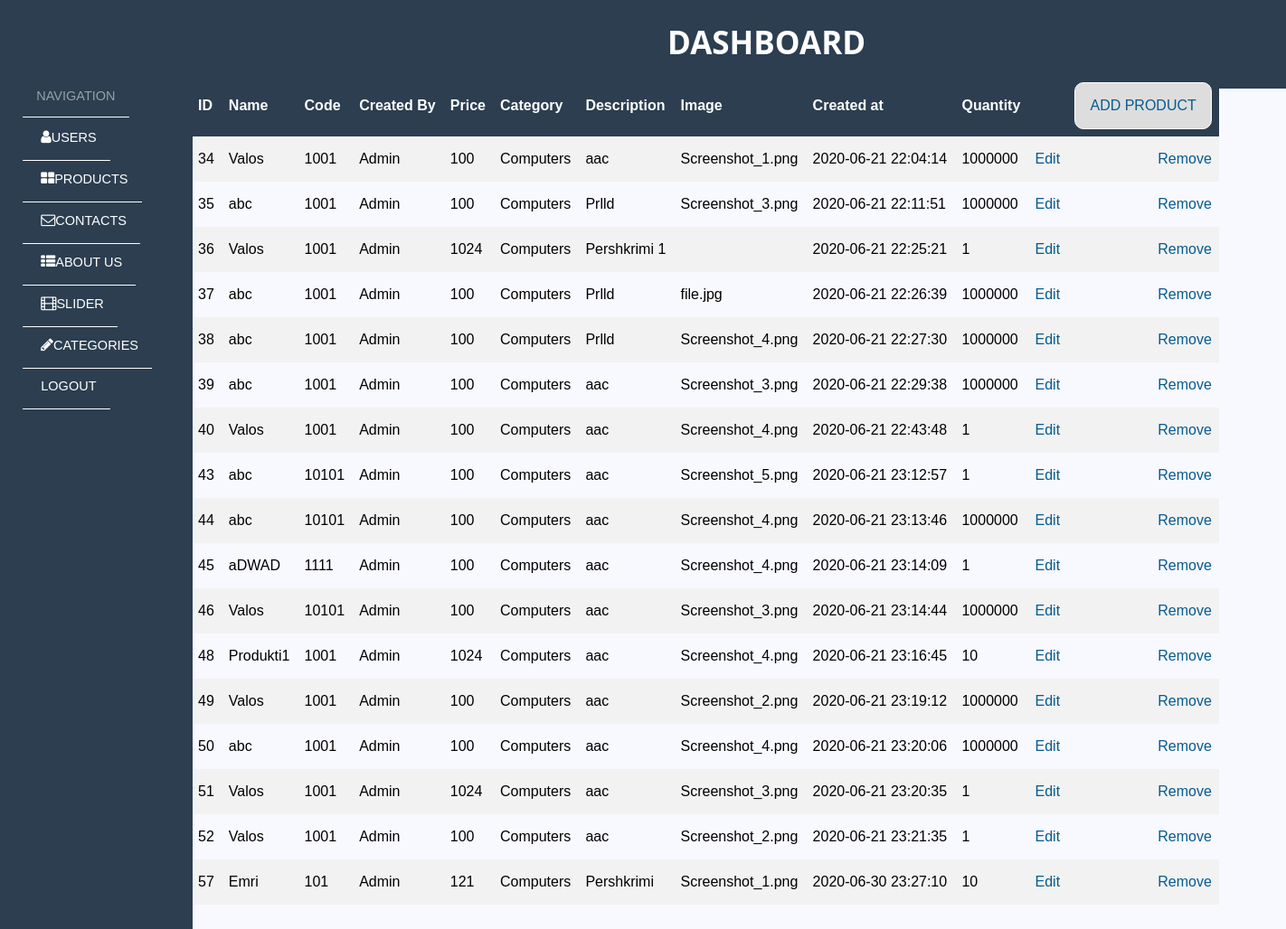
/backend/products.php (signed in), run on an earlier commit of the app's database.
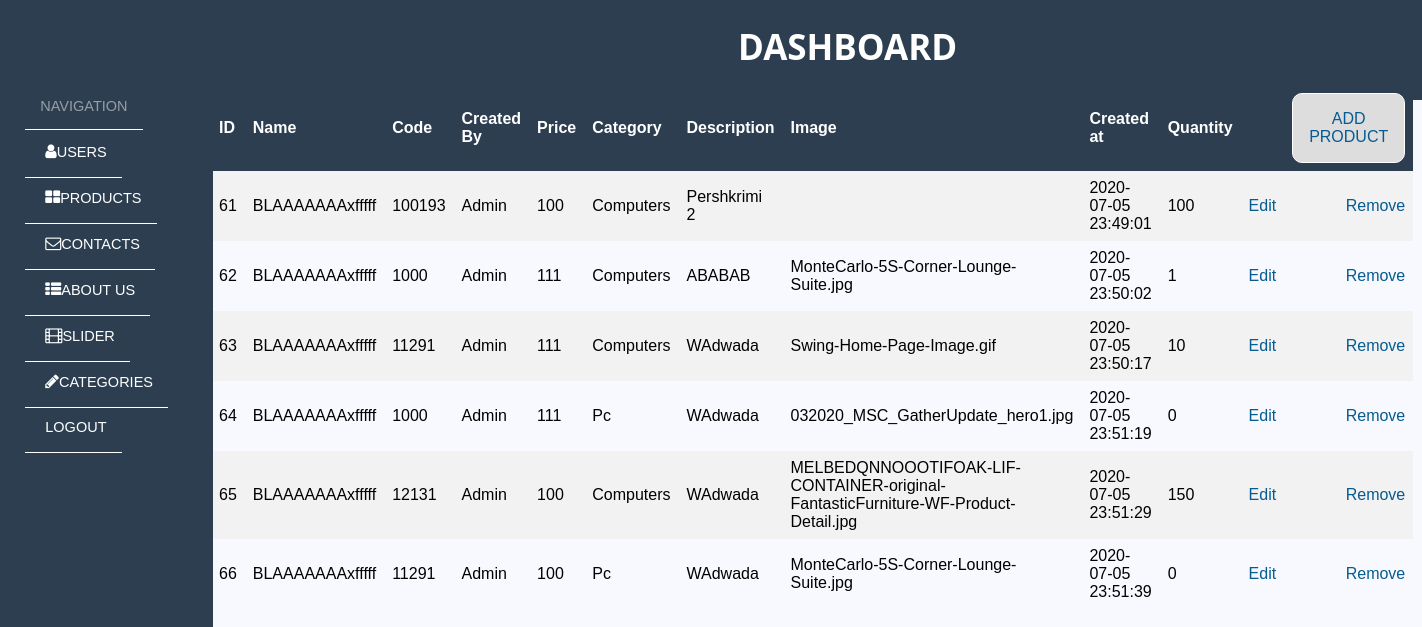
And on a later commit of the database.
### tables this page shows
CREATE TABLE `products` (
  `id` int(11) NOT NULL,
  `category_id` int(11) DEFAULT NULL,
  `name` varchar(255) DEFAULT NULL,
  `price` double DEFAULT NULL,
  `code` int(11) DEFAULT NULL,
  `description` varchar(255) DEFAULT NULL,
  `quantity` int(11) DEFAULT NULL,
  `created_by` int(11) DEFAULT NULL,
  `image` varchar(255) DEFAULT NULL,
  `created_at` datetime DEFAULT current_timestamp()
);

CREATE TABLE `users` (
  `id` int(11) NOT NULL,
  `name` varchar(255) NOT NULL,
  `email` varchar(255) NOT NULL,
  `password` varchar(255) NOT NULL,
  `city` varchar(255) DEFAULT NULL,
  `gender` varchar(10) DEFAULT NULL,
  `is_superadmin` tinyint(4) NOT NULL DEFAULT 0,
  `created_at` date DEFAULT current_timestamp()
);

CREATE TABLE `categories` (
  `id` int(11) NOT NULL,
  `name` varchar(255) NOT NULL
);

### backend/controllers/ProductController.php (called while the page is built, shortened)
<?php
class ProductController
{
    protected $database;
    public function __construct()
    {
        $this->database = new Database;
    }
    public function all()
    {
        $query = $this->database->pdo->query('SELECT p.id as id, p.name as name, p.code as code, u.name as username,p.price as price, c.name as category, p.description as description, p.created_at as created_at, p.quantity as quantity,
        p.image as image FROM products p JOIN categories c on p.category_id= c.id JOIN users u on p.created_by = u.id');
        return $query->fetchAll();
    }
}
?>

### backend/core/Database.php (called while the page is built, shortened)
<?php
class Database
{
    public function __construct()
    {
        $host = "localhost";
        $user = "root";
        $password = "";
        $db_name = "flex-furniture-1";
        try {
            $link = new PDO("mysql:host=$host;dbname=$db_name", $user, $password);
            $this->pdo = $link;
        } catch (PDOException $e) {
            die('DIE' . $e->getMessage());
        }
    }
}
?>

### backend/products.php (the view, shortened to what this page needs)
<?php
require './controllers/ProductController.php';
$product = new ProductController;
$products = $product->all();
?>
<!DOCTYPE html>
<html lang="en">
<head>
    <link rel="stylesheet" type="text/css" media="screen" href="../css/admin.css">
    <link rel="stylesheet" href="https://cdnjs.cloudflare.com/ajax/libs/font-awesome/4.7.0/css/font-awesome.min.css">
</head>
<body>
<div class="dashboard-wrapper">
    <?php include 'inc/sidebar.php' ?>
    <div id="dashboard-container">
        <div class="content-title">
            <h1 class="page-title"><a href="users.php">Dashboard</a></h1>
        </div>
        <div class="main-content">
            <table class="table">
                <tr class="table-head">
                    <th>ID</th>
                    <th>Name</th>
                    <th>Code</th>
                    <th>Created By</th>
                    <th>Price</th>
                    <th>Category</th>
                    <th>Description</th>
                    <th>Image</th>
                    <th>Created at</th>
                    <th>Quantity</th>
                    <th></th>
                    <th>
                        <button id="myBtn" class="button1" style="float:right;">ADD PRODUCT</button>
                    </th>
                </tr>
                <?php foreach ($products as $product) : ?>
                    <tr>
                        <td><?php echo $product['id'] ?></td>
                        <td><?php echo $product['name'] ?></td>
                        <td><?php echo $product['code'] ?></td>
                        <td><?php echo $product['username'] ?></td>
                        <td><?php echo $product['price'] ?></td>
                        <td><?php echo $product['category'] ?></td>
                        <td><?php echo $product['description'] ?></td>
                        <td><?php echo $product['image'] ?> </td>
                        <td><?php echo $product['created_at'] ?></td>
                        <td><?php echo $product['quantity'] ?></td>
                        <td><a href="controllers/functions/edit-product-1.php?id=<?php echo $product['id'] ?>"
                               style="float: right">Edit</a>
                        </td>
                        <td><a href="controllers/functions/delete-product.php?id=<?php echo $product['id'] ?>"
                               style="float:right">Remove</a></td>
                    </tr>
                <?php endforeach ?>
            </table>
        </div>
    </div>
</div>
</body>
</html>

What changed in the data, as far as the page shows it:
removed products: id "34", name "Valos", code "1001", created_by.name "Admin", price "100", category.name "Computers", description "aac", image "Screenshot_1.png", created_at "2020-06-21 22:04:14", quantity "1000000"
removed products: id "35", name "abc", code "1001", created_by.name "Admin", price "100", category.name "Computers", description "Prlld", image "Screenshot_3.png", created_at "2020-06-21 22:11:51", quantity "1000000"
removed products: id "36", name "Valos", code "1001", created_by.name "Admin", price "1024", category.name "Computers", description "Pershkrimi 1", created_at "2020-06-21 22:25:21", quantity "1"
removed products: id "37", name "abc", code "1001", created_by.name "Admin", price "100", category.name "Computers", description "Prlld", image "file.jpg", created_at "2020-06-21 22:26:39", quantity "1000000"
removed products: id "38", name "abc", code "1001", created_by.name "Admin", price "100", category.name "Computers", description "Prlld", image "Screenshot_4.png", created_at "2020-06-21 22:27:30", quantity "1000000"
removed products: id "39", name "abc", code "1001", created_by.name "Admin", price "100", category.name "Computers", description "aac", image "Screenshot_3.png", created_at "2020-06-21 22:29:38", quantity "1000000"
removed products: id "40", name "Valos", code "1001", created_by.name "Admin", price "100", category.name "Computers", description "aac", image "Screenshot_4.png", created_at "2020-06-21 22:43:48", quantity "1"
removed products: id "43", name "abc", code "10101", created_by.name "Admin", price "100", category.name "Computers", description "aac", image "Screenshot_5.png", created_at "2020-06-21 23:12:57", quantity "1"
removed products: id "44", name "abc", code "10101", created_by.name "Admin", price "100", category.name "Computers", description "aac", image "Screenshot_4.png", created_at "2020-06-21 23:13:46", quantity "1000000"
removed products: id "45", name "aDWAD", code "1111", created_by.name "Admin", price "100", category.name "Computers", description "aac", image "Screenshot_4.png", created_at "2020-06-21 23:14:09", quantity "1"
removed products: id "46", name "Valos", code "10101", created_by.name "Admin", price "100", category.name "Computers", description "aac", image "Screenshot_3.png", created_at "2020-06-21 23:14:44", quantity "1000000"
removed products: id "48", name "Produkti1", code "1001", created_by.name "Admin", price "1024", category.name "Computers", description "aac", image "Screenshot_4.png", created_at "2020-06-21 23:16:45", quantity "10"
removed products: id "49", name "Valos", code "1001", created_by.name "Admin", price "100", category.name "Computers", description "aac", image "Screenshot_2.png", created_at "2020-06-21 23:19:12", quantity "1000000"
removed products: id "50", name "abc", code "1001", created_by.name "Admin", price "100", category.name "Computers", description "aac", image "Screenshot_4.png", created_at "2020-06-21 23:20:06", quantity "1000000"
removed products: id "51", name "Valos", code "1001", created_by.name "Admin", price "1024", category.name "Computers", description "aac", image "Screenshot_3.png", created_at "2020-06-21 23:20:35", quantity "1"
removed products: id "52", name "Valos", code "1001", created_by.name "Admin", price "100", category.name "Computers", description "aac", image "Screenshot_2.png", created_at "2020-06-21 23:21:35", quantity "1"
removed products: id "57", name "Emri", code "101", created_by.name "Admin", price "121", category.name "Computers", description "Pershkrimi", image "Screenshot_1.png", created_at "2020-06-30 23:27:10", quantity "10"
added products: id "61", name "BLAAAAAAAxfffff", code "100193", created_by.name "Admin", price "100", category.name "Computers", description "Pershkrimi 2", created_at "2020-07-05 23:49:01", quantity "100"
added products: id "62", name "BLAAAAAAAxfffff", code "1000", created_by.name "Admin", price "111", category.name "Computers", description "ABABAB", image "MonteCarlo-5S-Corner-Lounge-Suite.jpg", created_at "2020-07-05 23:50:02", quantity "1"
added products: id "63", name "BLAAAAAAAxfffff", code "11291", created_by.name "Admin", price "111", category.name "Computers", description "WAdwada", image "Swing-Home-Page-Image.gif", created_at "2020-07-05 23:50:17", quantity "10"
added products: id "64", name "BLAAAAAAAxfffff", code "1000", created_by.name "Admin", price "111", category.name "Pc", description "WAdwada", image "032020_MSC_GatherUpdate_hero1.jpg", created_at "2020-07-05 23:51:19", quantity "0"
added products: id "65", name "BLAAAAAAAxfffff", code "12131", created_by.name "Admin", price "100", category.name "Computers", description "WAdwada", image "MELBEDQNNOOOTIFOAK-LIF-CONTAINER-original-FantasticFurniture-WF-Product-Detail.jpg", created_at "2020-07-05 23:51:29", quantity "150"
added products: id "66", name "BLAAAAAAAxfffff", code "11291", created_by.name "Admin", price "100", category.name "Pc", description "WAdwada", image "MonteCarlo-5S-Corner-Lounge-Suite.jpg", created_at "2020-07-05 23:51:39", quantity "0"
